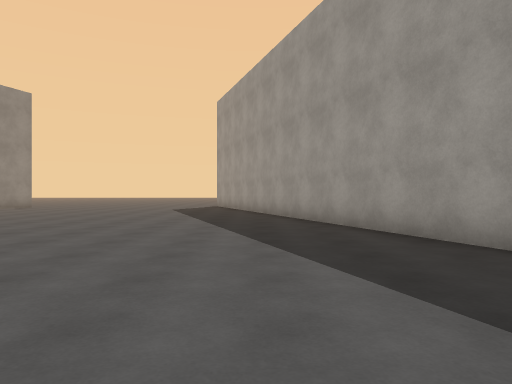
[1] (above)

16 first-person views from a walk through a scene from a Unity 3-D project. The camera is 1.3 m above the floor, looks level and sees 70° across. The floor is counted in squares, 2 m on a side. Each view is taken from the middle of a square. On the plan, view 1 faces up. The plan holds only what a view shows up to about 11 squares ahead; the rest is blank. The place goes on beyond the plan. The player is left out. Surface patterns are stand-ins for the level's own textures.

[2]
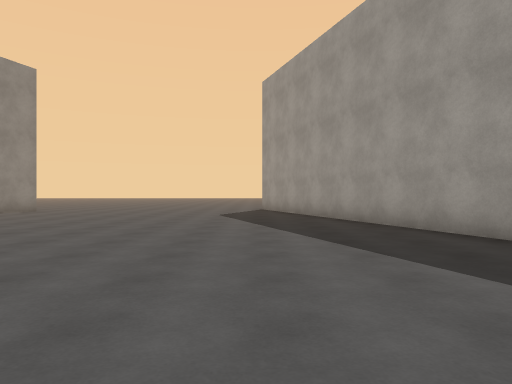

[3]
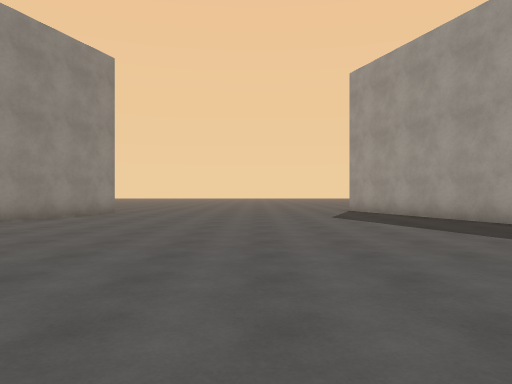

[4]
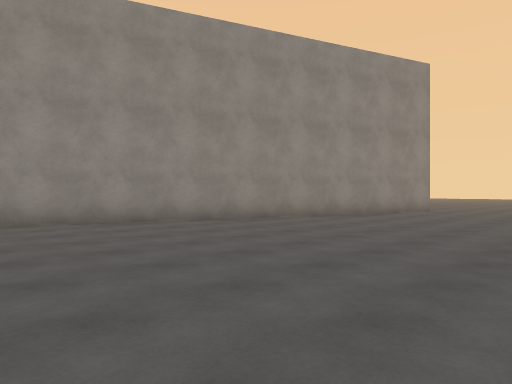

[5]
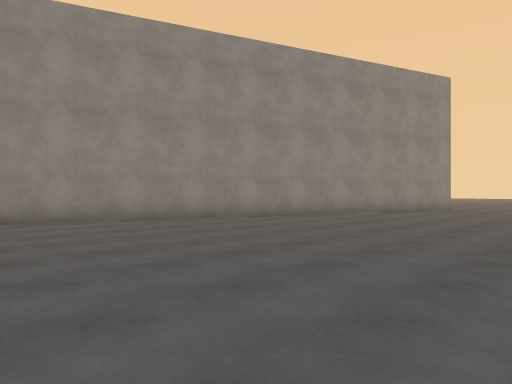

[6]
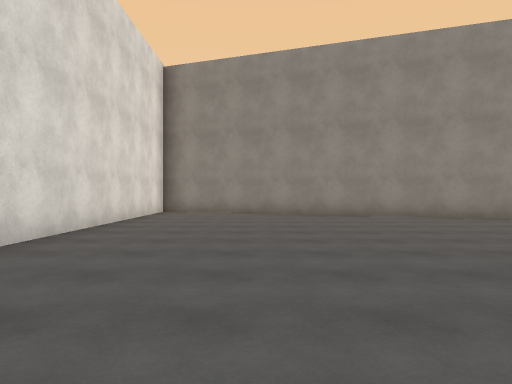

[7]
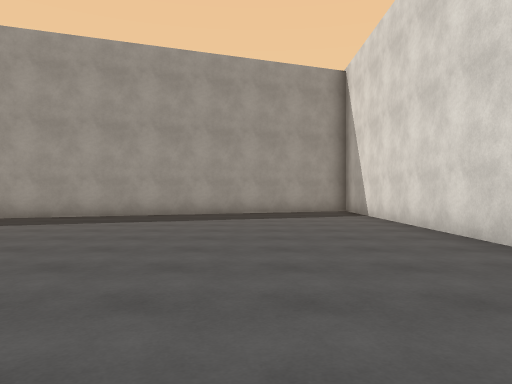

[8]
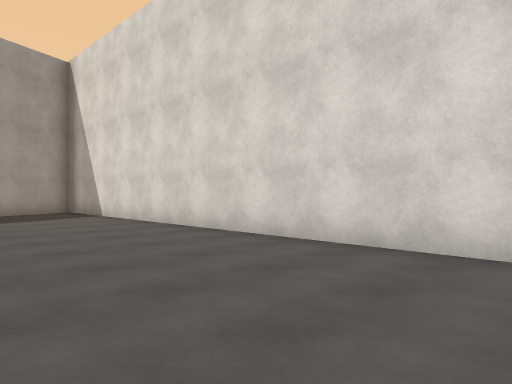

[9]
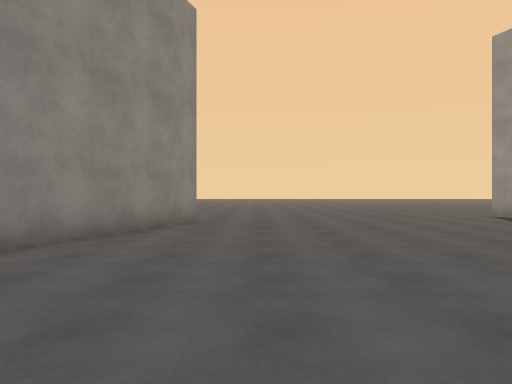

[10]
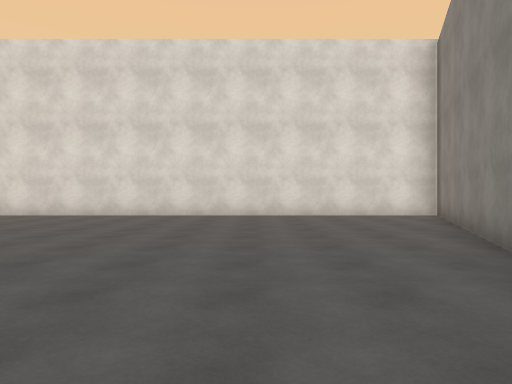

[11]
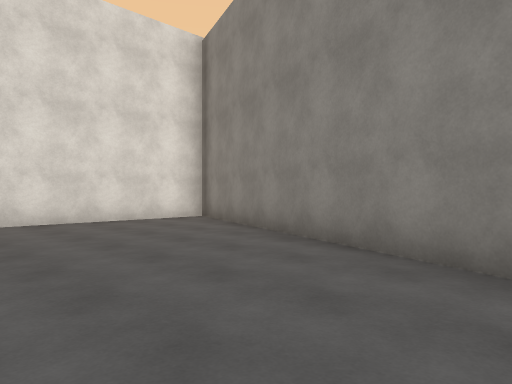

[12]
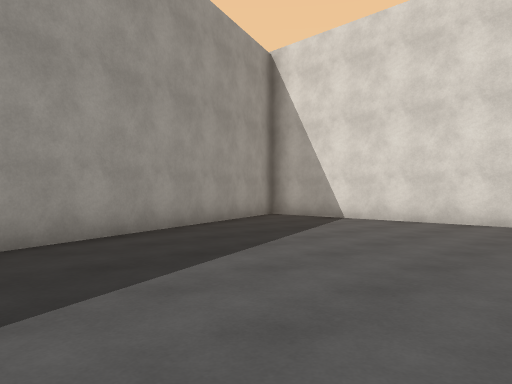

[13]
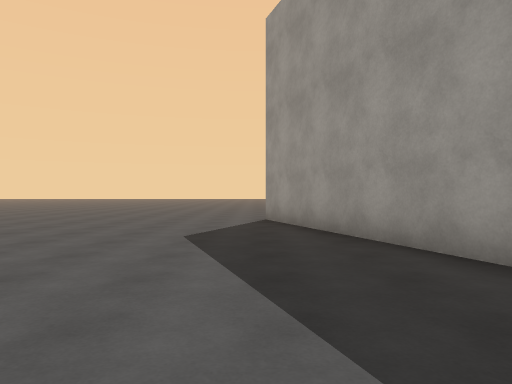

[14]
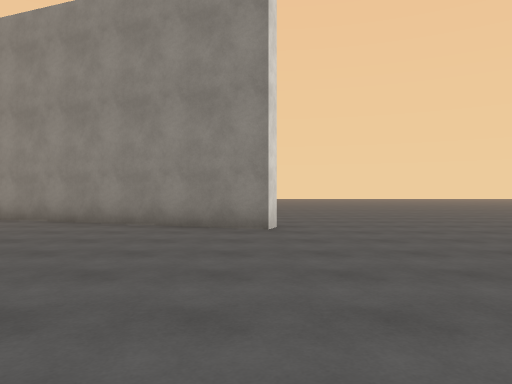

[15]
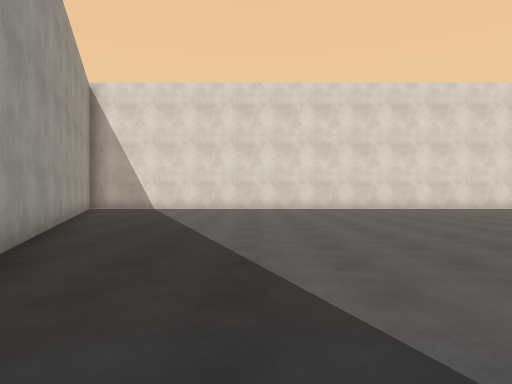

[16]
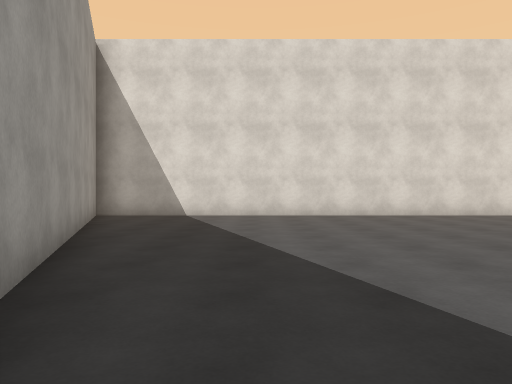

### Floor plan
Points are (right, up) in squares from view 1. A wall is a line through its corners. A room is listed if a view was taken in it or the views show most of it. See-through windows are left out.
Room 1 (views 1, 2, 3, 4, 5, 6, 7, 8, 9, 10, 11, 12, 13, 14, 15, 16)
walls: (-9.9, 15.4) (-9.3, 15.2) (-16, -3.1) (5.4, -3.1) (-1.8, 16.7)
ways out: opening at (-10, 16.5)

Positions as (right, up) in squares from view 1, and headings:
1: (0, 0), facing up
2: (-2, 3), facing up
3: (-5, 4), facing up
4: (-5, 3), facing up-left
5: (-5, 1), facing up-left
6: (-4, 0), facing left
7: (-7, 0), facing right
8: (-7, 1), facing down-right
9: (-8, 7), facing up
10: (-11, 7), facing down
11: (-10, 5), facing down-left
12: (-2, 5), facing down-right
13: (-2, 8), facing up
14: (-3, 15), facing left
15: (-1, 11), facing down
16: (1, 7), facing down
